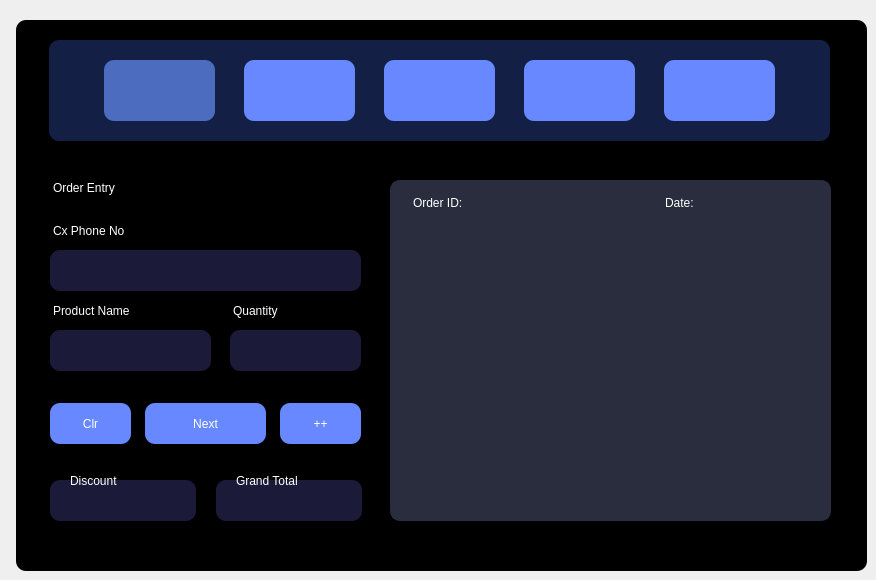
    <widget class="QWidget" name="tab_2">
     <attribute name="title">
      <string>Order Entry</string>
     </attribute>
     <widget class="QColumnView" name="columnView_3">
      <property name="geometry">
       <rect>
        <x>16</x>
        <y>20</y>
        <width>851</width>
        <height>551</height>
       </rect>
      </property>
      <property name="styleSheet">
       <string notr="true">background-color:rgb(0, 0, 0);
border-radius: 10px;</string>
      </property>
     </widget>
     <widget class="QColumnView" name="columnView_4">
      <property name="geometry">
       <rect>
        <x>49</x>
        <y>40</y>
        <width>781</width>
        <height>101</height>
       </rect>
      </property>
      <property name="styleSheet">
       <string notr="true">background-color:rgb(20, 31, 69);
border-radius: 10px;</string>
      </property>
     </widget>
     <widget class="QPushButton" name="navOrderEntry1">
      <property name="enabled">
       <bool>true</bool>
      </property>
      <property name="geometry">
       <rect>
        <x>104</x>
        <y>60</y>
        <width>111</width>
        <height>61</height>
       </rect>
      </property>
      <property name="toolTip">
       <string>Order Entry</string>
      </property>
      <property name="styleSheet">
       <string notr="true">QPushButton#navOrderEntry1 {
background-color: #4c6cbf;
font: 63 11pt &quot;Poppins SemiBold&quot;;
color: white;
outline: 0;
padding: 10px 20px;
border: none;
border-radius: 10px;
}
QPushButton#navOrderEntry1:hover {
cursor: pointer;
background-color: #4c6cbf;
}</string>
      </property>
      <property name="text">
       <string/>
      </property>
      <property name="icon">
       <iconset>
        <normaloff>../images/shopping.svg</normaloff>../images/shopping.svg</iconset>
      </property>
      <property name="iconSize">
       <size>
        <width>35</width>
        <height>35</height>
       </size>
      </property>
      <property name="autoDefault">
       <bool>false</bool>
      </property>
      <property name="default">
       <bool>false</bool>
      </property>
      <property name="flat">
       <bool>false</bool>
      </property>
     </widget>
     <widget class="QPushButton" name="navManageStocks1">
      <property name="geometry">
       <rect>
        <x>244</x>
        <y>60</y>
        <width>111</width>
        <height>61</height>
       </rect>
      </property>
      <property name="toolTip">
       <string>Edit Orders</string>
      </property>
      <property name="styleSheet">
       <string notr="true">QPushButton#navManageStocks1 {
background-color: #6788FF; /* Background color */
font: 63 11pt &quot;Poppins SemiBold&quot;;
outline: 0;
color: white; /* Text color */
padding: 10px 20px; /* Padding for the button */
border: none; /* Remove default button border */
border-radius: 10px; /* Add some border-radius for a rounded appearance */
}
QPushButton#navManageStocks1:hover {
cursor: pointer; /* Change cursor to pointer on hover */
background-color: #4c6cbf;
}</string>
      </property>
      <property name="text">
       <string/>
      </property>
      <property name="icon">
       <iconset>
        <normaloff>../images/shelves.svg</normaloff>../images/shelves.svg</iconset>
      </property>
      <property name="iconSize">
       <size>
        <width>35</width>
        <height>35</height>
       </size>
      </property>
     </widget>
     <widget class="QPushButton" name="navViewOrders1">
      <property name="geometry">
       <rect>
        <x>524</x>
        <y>60</y>
        <width>111</width>
        <height>61</height>
       </rect>
      </property>
      <property name="toolTip">
       <string>Orders</string>
      </property>
      <property name="styleSheet">
       <string notr="true">QPushButton#navViewOrders1 {
background-color: #6788FF; /* Background color */
font: 63 11pt &quot;Poppins SemiBold&quot;;
outline: 0;
color: white; /* Text color */
padding: 10px 20px; /* Padding for the button */
border: none; /* Remove default button border */
border-radius: 10px; /* Add some border-radius for a rounded appearance */
}
QPushButton#navViewOrders1:hover {
cursor: pointer; /* Change cursor to pointer on hover */
background-color: #4c6cbf;
}</string>
      </property>
      <property name="text">
       <string/>
      </property>
      <property name="icon">
       <iconset>
        <normaloff>../images/receipt.svg</normaloff>../images/receipt.svg</iconset>
      </property>
      <property name="iconSize">
       <size>
        <width>35</width>
        <height>35</height>
       </size>
      </property>
     </widget>
     <widget class="QPushButton" name="navLogout1">
      <property name="geometry">
       <rect>
        <x>664</x>
        <y>60</y>
        <width>111</width>
        <height>61</height>
       </rect>
      </property>
      <property name="toolTip">
       <string>Logout</string>
      </property>
      <property name="styleSheet">
       <string notr="true">QPushButton#navLogout1 {
background-color: #6788FF; /* Background color */
font: 63 11pt &quot;Poppins SemiBold&quot;;
outline: 0;
color: white; /* Text color */
padding: 10px 20px; /* Padding for the button */
border: none; /* Remove default button border */
border-radius: 10px; /* Add some border-radius for a rounded appearance */
}
QPushButton#navLogout1:hover {
cursor: pointer; /* Change cursor to pointer on hover */
background-color: #4c6cbf;
}</string>
      </property>
      <property name="text">
       <string/>
      </property>
      <property name="icon">
       <iconset>
        <normaloff>../images/logout.svg</normaloff>../images/logout.svg</iconset>
      </property>
      <property name="iconSize">
       <size>
        <width>30</width>
        <height>35</height>
       </size>
      </property>
     </widget>
     <widget class="QLabel" name="prodNameLable">
      <property name="geometry">
       <rect>
        <x>53</x>
        <y>290</y>
        <width>121</width>
        <height>41</height>
       </rect>
      </property>
      <property name="styleSheet">
       <string notr="true">background-color:rgba(255, 255, 255, 0);
font: 63 11pt &quot;Poppins SemiBold&quot;;
color: white</string>
      </property>
      <property name="text">
       <string>Product Name</string>
      </property>
     </widget>
     <widget class="QLabel" name="cxPhoneNumLable">
      <property name="geometry">
       <rect>
        <x>53</x>
        <y>210</y>
        <width>151</width>
        <height>41</height>
       </rect>
      </property>
      <property name="styleSheet">
       <string notr="true">background-color:rgba(255, 255, 255, 0);
font: 63 11pt &quot;Poppins SemiBold&quot;;
color: white</string>
      </property>
      <property name="text">
       <string>Cx Phone No</string>
      </property>
     </widget>
     <widget class="QLineEdit" name="cxPhoneNumInp">
      <property name="geometry">
       <rect>
        <x>50</x>
        <y>250</y>
        <width>311</width>
        <height>41</height>
       </rect>
      </property>
      <property name="styleSheet">
       <string notr="true">color: white;
font: 12pt &quot;Poppins&quot;;
border-radius: 10px;
background-color:rgb(27, 26, 56);
padding:10px;</string>
      </property>
      <property name="text">
       <string/>
      </property>
      <property name="echoMode">
       <enum>QLineEdit::Normal</enum>
      </property>
     </widget>
     <widget class="QLabel" name="prodQuantLable">
      <property name="geometry">
       <rect>
        <x>233</x>
        <y>290</y>
        <width>121</width>
        <height>41</height>
       </rect>
      </property>
      <property name="styleSheet">
       <string notr="true">background-color:rgba(255, 255, 255, 0);
font: 63 11pt &quot;Poppins SemiBold&quot;;
color: white</string>
      </property>
      <property name="text">
       <string>Quantity</string>
      </property>
     </widget>
     <widget class="QLineEdit" name="prodQuantInp">
      <property name="geometry">
       <rect>
        <x>230</x>
        <y>330</y>
        <width>131</width>
        <height>41</height>
       </rect>
      </property>
      <property name="styleSheet">
       <string notr="true">color: white;
font: 12pt &quot;Poppins&quot;;
border-radius: 10px;
background-color:rgb(27, 26, 56);
padding:10px;</string>
      </property>
      <property name="text">
       <string/>
      </property>
      <property name="echoMode">
       <enum>QLineEdit::Normal</enum>
      </property>
     </widget>
     <widget class="QLabel" name="oe_head">
      <property name="geometry">
       <rect>
        <x>53</x>
        <y>167</y>
        <width>231</width>
        <height>41</height>
       </rect>
      </property>
      <property name="styleSheet">
       <string notr="true">background-color:rgba(255, 255, 255, 0);
font: 63 30pt &quot;Poppins SemiBold&quot;;
color: white</string>
      </property>
      <property name="text">
       <string>Order Entry</string>
      </property>
     </widget>
     <widget class="QPushButton" name="clearOrderBtn">
      <property name="geometry">
       <rect>
        <x>50</x>
        <y>403</y>
        <width>81</width>
        <height>41</height>
       </rect>
      </property>
      <property name="styleSheet">
       <string notr="true">QPushButton#clearOrderBtn {
background-color: #6788FF; /* Background color */
font: 63 11pt &quot;Poppins SemiBold&quot;;
color: white; /* Text color */
outline: 0;
padding: 10px 20px; /* Padding for the button */
border: none; /* Remove default button border */
border-radius: 10px; /* Add some border-radius for a rounded appearance */
}
QPushButton#clearOrderBtn:hover {
cursor: pointer; /* Change cursor to pointer on hover */
background-color: #4c6cbf;
}</string>
      </property>
      <property name="text">
       <string>Clr</string>
      </property>
     </widget>
     <widget class="QLabel" name="order_id">
      <property name="geometry">
       <rect>
        <x>490</x>
        <y>193</y>
        <width>51</width>
        <height>21</height>
       </rect>
      </property>
      <property name="styleSheet">
       <string notr="true">background-color:rgba(255, 255, 255, 0);
font: 63 12pt &quot;Poppins SemiBold&quot;;
color: red</string>
      </property>
      <property name="text">
       <string/>
      </property>
     </widget>
     <widget class="QPushButton" name="nextOrderBtn">
      <property name="geometry">
       <rect>
        <x>145</x>
        <y>403</y>
        <width>121</width>
        <height>41</height>
       </rect>
      </property>
      <property name="styleSheet">
       <string notr="true">QPushButton#nextOrderBtn {
background-color: #6788FF; /* Background color */
font: 63 11pt &quot;Poppins SemiBold&quot;;
color: white; /* Text color */
outline: 0;
padding: 10px 20px; /* Padding for the button */
border: none; /* Remove default button border */
border-radius: 10px; /* Add some border-radius for a rounded appearance */
}
QPushButton#nextOrderBtn:hover {
cursor: pointer; /* Change cursor to pointer on hover */
background-color: #4c6cbf;
}</string>
      </property>
      <property name="text">
       <string>Next</string>
      </property>
     </widget>
     <widget class="QLabel" name="order_id_2">
      <property name="geometry">
       <rect>
        <x>413</x>
        <y>192</y>
        <width>81</width>
        <height>21</height>
       </rect>
      </property>
      <property name="styleSheet">
       <string notr="true">background-color:rgba(255, 255, 255, 0);
font: 63 12pt &quot;Poppins SemiBold&quot;;
color: white</string>
      </property>
      <property name="text">
       <string>Order ID:</string>
      </property>
     </widget>
     <widget class="QPushButton" name="navProdMod1">
      <property name="geometry">
       <rect>
        <x>384</x>
        <y>60</y>
        <width>111</width>
        <height>61</height>
       </rect>
      </property>
      <property name="toolTip">
       <string>Logout</string>
      </property>
      <property name="styleSheet">
       <string notr="true">QPushButton#navProdMod1 {
background-color: #6788FF; /* Background color */
font: 63 11pt &quot;Poppins SemiBold&quot;;
outline: 0;
color: white; /* Text color */
padding: 10px 20px; /* Padding for the button */
border: none; /* Remove default button border */
border-radius: 10px; /* Add some border-radius for a rounded appearance */
}
QPushButton#navProdMod1:hover {
cursor: pointer; /* Change cursor to pointer on hover */
background-color: #4c6cbf;
}</string>
      </property>
      <property name="text">
       <string/>
      </property>
      <property name="icon">
       <iconset>
        <normaloff>../images/clipboard-list.svg</normaloff>../images/clipboard-list.svg</iconset>
      </property>
      <property name="iconSize">
       <size>
        <width>30</width>
        <height>35</height>
       </size>
      </property>
     </widget>
     <widget class="QGroupBox" name="groupBox">
      <property name="geometry">
       <rect>
        <x>390</x>
        <y>180</y>
        <width>441</width>
        <height>341</height>
       </rect>
      </property>
      <property name="styleSheet">
       <string notr="true">    border-radius: 10px;
    gridline-color: #E0E0E0; /* Light grid lines */
    color: white; /* Dark text color */
    font: 10pt &quot;Poppins&quot;;
    background-color: #292D3E;
    border: 2px solid #292D3E; </string>
      </property>
      <property name="title">
       <string/>
      </property>
      <widget class="QTableWidget" name="bill_table">
       <property name="geometry">
        <rect>
         <x>0</x>
         <y>50</y>
         <width>441</width>
         <height>281</height>
        </rect>
       </property>
       <property name="styleSheet">
        <string notr="true">/* QTableWidget Style */
QTableWidget {
    border-radius: 10px;
    gridline-color: #E0E0E0; /* Light grid lines */
    color: white; /* Dark text color */
    font: 10pt &quot;Poppins&quot;;
    background-color: #292D3E;
    border: 2px solid #292D3E; /* Border color same as background to enhance rounded effect */
}

/* QTableWidget Item Style */
QTableWidget::item {
    border: none; /* Ensure no extra border on items */
}

/* Header Style */
QHeaderView::section {
    background-color: #F5F5F5; /* Light background */
    padding: 5px;
    border: none;
    border-bottom: 1px solid #E0E0E0;
    color: black;
    font: 10pt &quot;Poppins&quot;;
}

/* Vertical Scrollbar */
QScrollBar:vertical {
    width: 0px; /* Hides the scrollbar track */
    background: none; /* Optional: removes background color for better invisibility */
}

/* Horizontal Scrollbar (optional) */
QScrollBar:horizontal {
    height: 0px; /* Hides the scrollbar track */
    background: none; /* Optional: removes background color for better invisibility */
}

/* QTableWidget Viewport Style */
QTableView::viewport {
    border-radius: 10px;
    background-color: #292D3E; /* Ensures viewport has same background */
}

/* Ensuring corners stay rounded by overlapping header and viewport */
QTableView::corner {
    background-color: #292D3E; /* Same as the QTableWidget background color */
    border-radius: 10px 0 0 0; /* Top-left rounded corner */
}</string>
       </property>
      </widget>
     </widget>
     <widget class="QLabel" name="order_date">
      <property name="geometry">
       <rect>
        <x>665</x>
        <y>192</y>
        <width>51</width>
        <height>21</height>
       </rect>
      </property>
      <property name="styleSheet">
       <string notr="true">background-color:rgba(255, 255, 255, 0);
font: 63 12pt &quot;Poppins SemiBold&quot;;
color: white</string>
      </property>
      <property name="text">
       <string>Date:</string>
      </property>
     </widget>
     <widget class="QLabel" name="dateLabel">
      <property name="geometry">
       <rect>
        <x>715</x>
        <y>193</y>
        <width>101</width>
        <height>21</height>
       </rect>
      </property>
      <property name="styleSheet">
       <string notr="true">background-color:rgba(255, 255, 255, 0);
font: 63 12pt &quot;Poppins SemiBold&quot;;
color: green</string>
      </property>
      <property name="text">
       <string/>
      </property>
     </widget>
     <widget class="QComboBox" name="prodNameSelect">
      <property name="geometry">
       <rect>
        <x>50</x>
        <y>330</y>
        <width>161</width>
        <height>41</height>
       </rect>
      </property>
      <property name="styleSheet">
       <string notr="true">QComboBox#prodNameSelect {
  border-radius: 10px;
  background-color: rgb(27, 26, 56);
  font: 63 12pt &quot;Poppins SemiBold&quot;;
  padding-top: 3px;
  padding-left: 12px;
  color: red;
}

QComboBox#prodNameSelect::drop-down {
  border-radius: 10px;
}

QComboBox QAbstractItemView {
  background-color: rgb(27, 26, 56);
  padding-top: 3px;
  padding-bottom: 3px;
  padding-left: 12px;
  padding-right:12px;
  color: red;
}

/* Hide vertical scrollbar */
QComboBox QScrollBar:vertical {
  width: 0px; /* Hides the scrollbar track */
  background: none; /* Optional: removes background color for better invisibility */
}

/* Hide horizontal scrollbar (optional) */
QComboBox QScrollBar:horizontal {
  height: 0px; /* Hides the scrollbar track */
  background: none; /* Optional: removes background color for better invisibility */
}</string>
      </property>
     </widget>
     <widget class="QPushButton" name="nextProdBtn">
      <property name="geometry">
       <rect>
        <x>280</x>
        <y>403</y>
        <width>81</width>
        <height>41</height>
       </rect>
      </property>
      <property name="styleSheet">
       <string notr="true">QPushButton#nextProdBtn {
background-color: #6788FF; /* Background color */
font: 63 11pt &quot;Poppins SemiBold&quot;;
color: white; /* Text color */
outline: 0;
padding: 10px 20px; /* Padding for the button */
border: none; /* Remove default button border */
border-radius: 10px; /* Add some border-radius for a rounded appearance */
}
QPushButton#nextProdBtn:hover {
cursor: pointer; /* Change cursor to pointer on hover */
background-color: #4c6cbf;
}</string>
      </property>
      <property name="text">
       <string>++</string>
      </property>
     </widget>
     <widget class="QLabel" name="label_3">
      <property name="geometry">
       <rect>
        <x>236</x>
        <y>473</y>
        <width>71</width>
        <height>16</height>
       </rect>
      </property>
      <property name="styleSheet">
       <string notr="true">background-color:rgba(255, 255, 255, 0);
font: 8pt &quot;Poppins&quot;;
color: white;</string>
      </property>
      <property name="text">
       <string>Grand Total</string>
      </property>
     </widget>
     <widget class="QLineEdit" name="lineEdit">
      <property name="geometry">
       <rect>
        <x>50</x>
        <y>480</y>
        <width>146</width>
        <height>41</height>
       </rect>
      </property>
      <property name="styleSheet">
       <string notr="true">color: red;
font: 63 14pt &quot;Poppins SemiBold&quot;;
border-radius: 10px;
background-color:rgb(27, 26, 56);
padding:10px;</string>
      </property>
     </widget>
     <widget class="QLabel" name="label_9">
      <property name="geometry">
       <rect>
        <x>70</x>
        <y>473</y>
        <width>51</width>
        <height>16</height>
       </rect>
      </property>
      <property name="styleSheet">
       <string notr="true">background-color:rgba(255, 255, 255, 0);
font: 8pt &quot;Poppins&quot;;
color: white;</string>
      </property>
      <property name="text">
       <string>Discount</string>
      </property>
     </widget>
     <widget class="QLabel" name="label_2">
      <property name="geometry">
       <rect>
        <x>216</x>
        <y>480</y>
        <width>146</width>
        <height>41</height>
       </rect>
      </property>
      <property name="styleSheet">
       <string notr="true">background-color:rgb(27, 26, 56);
border-radius: 10px;
font: 63 12pt &quot;Poppins SemiBold&quot;;
padding-left:10px;
color: red</string>
      </property>
      <property name="text">
       <string/>
      </property>
     </widget>
     <zorder>columnView_3</zorder>
     <zorder>columnView_4</zorder>
     <zorder>navOrderEntry1</zorder>
     <zorder>navManageStocks1</zorder>
     <zorder>navViewOrders1</zorder>
     <zorder>navLogout1</zorder>
     <zorder>prodNameLable</zorder>
     <zorder>cxPhoneNumLable</zorder>
     <zorder>cxPhoneNumInp</zorder>
     <zorder>prodQuantLable</zorder>
     <zorder>prodQuantInp</zorder>
     <zorder>oe_head</zorder>
     <zorder>clearOrderBtn</zorder>
     <zorder>nextOrderBtn</zorder>
     <zorder>navProdMod1</zorder>
     <zorder>groupBox</zorder>
     <zorder>order_date</zorder>
     <zorder>dateLabel</zorder>
     <zorder>prodNameSelect</zorder>
     <zorder>nextProdBtn</zorder>
     <zorder>order_id_2</zorder>
     <zorder>order_id</zorder>
     <zorder>lineEdit</zorder>
     <zorder>label_9</zorder>
     <zorder>label_2</zorder>
     <zorder>label_3</zorder>
    </widget>
